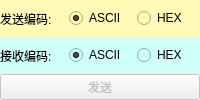
           <widget class="QWidget" name="widget_6" native="true">
            <property name="sizePolicy">
             <sizepolicy hsizetype="Maximum" vsizetype="Maximum">
              <horstretch>0</horstretch>
              <verstretch>0</verstretch>
             </sizepolicy>
            </property>
            <layout class="QVBoxLayout" name="verticalLayout_3">
             <property name="spacing">
              <number>0</number>
             </property>
             <property name="leftMargin">
              <number>0</number>
             </property>
             <property name="topMargin">
              <number>0</number>
             </property>
             <property name="rightMargin">
              <number>0</number>
             </property>
             <property name="bottomMargin">
              <number>0</number>
             </property>
             <item>
              <widget class="QWidget" name="widget" native="true">
               <property name="styleSheet">
                <string notr="true">background-color: rgb(255, 250, 184);</string>
               </property>
               <layout class="QHBoxLayout" name="horizontalLayout">
                <property name="spacing">
                 <number>6</number>
                </property>
                <property name="leftMargin">
                 <number>0</number>
                </property>
                <property name="topMargin">
                 <number>0</number>
                </property>
                <property name="rightMargin">
                 <number>0</number>
                </property>
                <property name="bottomMargin">
                 <number>0</number>
                </property>
                <item>
                 <widget class="QLabel" name="label_5">
                  <property name="text">
                   <string>发送编码: </string>
                  </property>
                 </widget>
                </item>
                <item>
                 <widget class="QRadioButton" name="radioButton_tcp_sev_ascii">
                  <property name="text">
                   <string>ASCII</string>
                  </property>
                  <property name="checked">
                   <bool>true</bool>
                  </property>
                 </widget>
                </item>
                <item>
                 <widget class="QRadioButton" name="radioButton_tcp_sev_hex">
                  <property name="text">
                   <string>HEX</string>
                  </property>
                 </widget>
                </item>
               </layout>
              </widget>
             </item>
             <item>
              <widget class="QWidget" name="widget_2" native="true">
               <property name="styleSheet">
                <string notr="true">background-color: rgb(208, 255, 250);</string>
               </property>
               <layout class="QHBoxLayout" name="horizontalLayout_2">
                <property name="spacing">
                 <number>6</number>
                </property>
                <property name="leftMargin">
                 <number>0</number>
                </property>
                <property name="topMargin">
                 <number>0</number>
                </property>
                <property name="rightMargin">
                 <number>0</number>
                </property>
                <property name="bottomMargin">
                 <number>0</number>
                </property>
                <item>
                 <widget class="QLabel" name="label_6">
                  <property name="text">
                   <string>接收编码: </string>
                  </property>
                 </widget>
                </item>
                <item>
                 <widget class="QRadioButton" name="radioButton_tcp_sev_ascii_2">
                  <property name="text">
                   <string>ASCII</string>
                  </property>
                  <property name="checked">
                   <bool>true</bool>
                  </property>
                 </widget>
                </item>
                <item>
                 <widget class="QRadioButton" name="radioButton_tcp_sev_hex_2">
                  <property name="text">
                   <string>HEX</string>
                  </property>
                 </widget>
                </item>
               </layout>
              </widget>
             </item>
             <item>
              <widget class="QPushButton" name="pushButton_tcp_sev_send">
               <property name="enabled">
                <bool>false</bool>
               </property>
               <property name="text">
                <string>发送</string>
               </property>
              </widget>
             </item>
            </layout>
           </widget>
